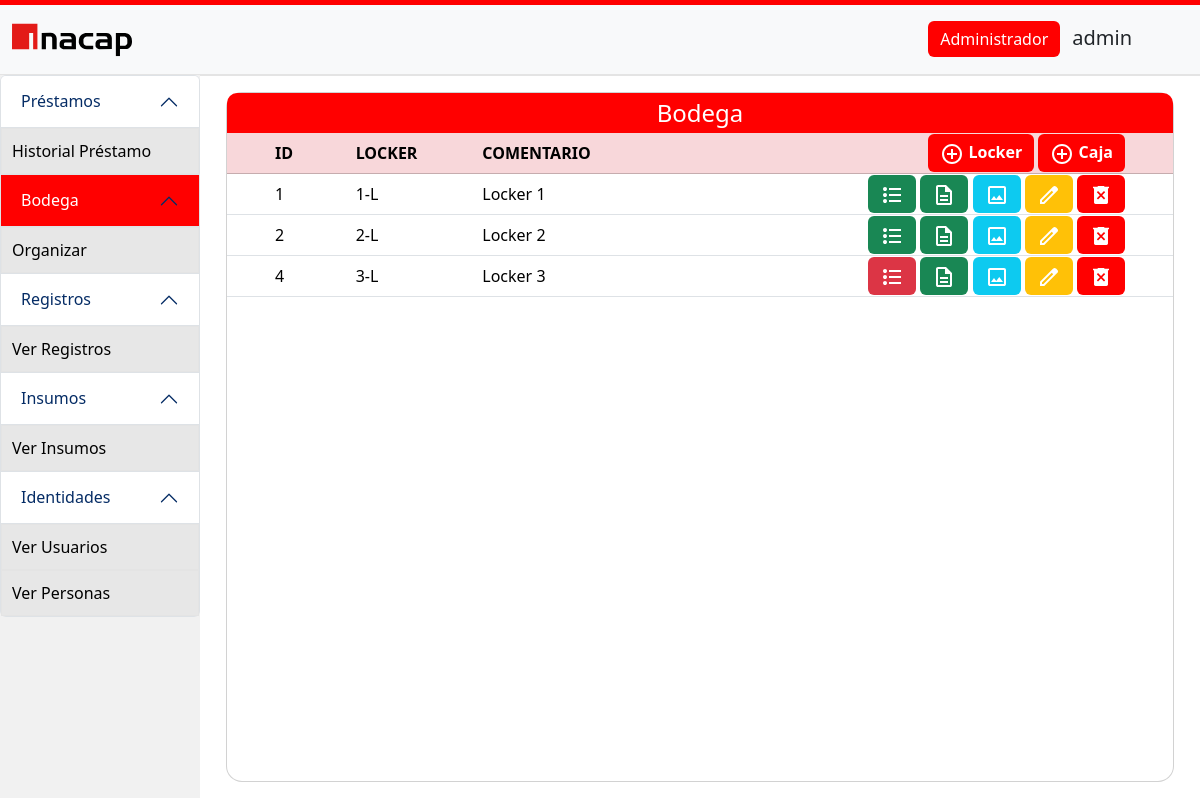
The page / (signed in) on the database its author committed.
### bodegaApp/models/identidades.py (models this page shows, shortened)
class Usuario(AbstractUser):
    first_name = None
    last_name = None
    is_staff = None
    groups = None
    user_permissions = None
    email = models.EmailField(max_length=60, unique=True)
    username = models.CharField(max_length=20, unique=True)
    password = models.CharField(max_length=20)
    persona = models.OneToOneField(Persona, on_delete=models.PROTECT, unique=True)
    foto_perfil = models.ForeignKey(Adjunto, on_delete=models.SET_DEFAULT, default=1)

### bodegaApp/models/inventario.py (models this page shows, shortened)
class Locker(models.Model):
    nameTag             = models.CharField(max_length=6)
    comentario          = models.TextField()
    adjunto          = models.ForeignKey(Adjunto, on_delete=models.PROTECT)
    class Meta:
        verbose_name = "Locker"
        verbose_name_plural = "Lockers"

### bodegaApp/views/bodega.py (the view)
# urls.py: path("", verBodega, name="Home"),
@login_required
def verBodega(request):
    lockers = Locker.objects.all()
    for locker in lockers:
        try:
            locker.habitado = Caja.objects.filter(locker=locker) or Insumo.objects.filter(locker=locker)
        except Caja.DoesNotExist or Insumo.DoesNotExist:
            locker.habitado = None
    context = {
        'lockers': lockers,
    }
    return render(request, base+'bodega.html', { **context, **section })

### bodegaApp/models/archivos.py (called while the page is built)
    def __str__(self):
        return self.adjunto.url

### templates/bodega/bodega.html
{% extends "home.html" %}
{% load static %}
{% block content %}
<div class="card w-100 m-3 rounded-4">
    <div class="card w-100 justify-content-center" id="top">
        <h4 class="m-0 p-0">{{title}}</h4>
    </div>
    <table class="table">
        <thead>
            <tr class="table-danger">
                <th scope="col" class="ps-5">ID</th>
                <th scope="col">LOCKER</th>
                <th scope="col">COMENTARIO</th>
                <th scope="col" class="p-0 align-content-center justify-content-end text-end pe-5">
                    <a class="btn btn-danger h-1 fw-bold" onClick="openModal('{% url "CrearLocker" %}')"><img src="{% static "image/add.svg" %}"> Locker</a>
                    <a class="btn btn-danger h-1 fw-bold" onClick="openModal('{% url "CrearCaja" %}')"><img src="{% static "image/add.svg" %}"> Caja</a>
                </th>
            </tr>
        </thead>
        <tbody>
            {% for locker in lockers %}
                <tr>
                    <td scope="row" class="ps-5">{{ locker.id }}</td>
                    <td>{{ locker.nameTag}}</td>
                    <td>{{ locker.comentario }}</td>
                    <td class="p-0 align-content-center justify-content-end text-end pe-5">
                        {% if locker.habitado %}
                        <a class="btn bg-success fw-bold" onclick="openModal('{% url "BodegaLocker" locker.id %}')"><img src="{% static "image/list.svg" %}"></a>
                        {% else %}
                        <a class="btn bg-danger fw-bold" data-bs-toggle="tooltip" data-bs-placement="top" data-bs-title="Para ver el contenido del locker debe estar poblado primero."><img src="{% static "image/list.svg" %}"></a>
                        {% endif %}
                        <a class="btn bg-success fw-bold" onclick="openModal('{% url "DetallesLocker" locker.id %}')"><img src="{% static "image/details.svg" %}"></a>
                        <a class="btn bg-info fw-bold" data-bs-placement="left" data-bs-toggle="tooltip" data-bs-custom-class="custom-tooltip" data-bs-html="true" data-bs-title="<img src='{{locker.adjunto}}' height='250px' />"><img src="{% static "image/image.svg" %}"></a>
                        <a class="btn bg-warning fw-bold" onclick="openModal('{% url "ActualizarLocker" locker.id %}')"><img src="{% static "image/edit.svg" %}"></a>
                        {% if locker.habitado %}
                        <a class="btn btn-danger fw-bold" data-bs-toggle="tooltip" data-bs-placement="top" data-bs-title="El locker debe estar vacio para poder eliminarlo."><img src="{% static "image/delete.svg" %}"></a>
                        {% else %}
                        <a class="btn btn-danger align-items-center fw-bold" onClick="openModal('{% url "BorrarLocker" locker.id %}')"><img src="{% static "image/delete.svg" %}"></a>
                        {% endif %}
                    </td>
                </tr>
            {% endfor %}
        </tbody>
    </table>
</div>
{% endblock %}

### templates/components/navbar.html
{% load static %}
    {% block content %}
    <nav class="navbar navbar-expand-lg navbar-light bg-light" id="navbar">
        <div class="container-fluid">
            <img src="{% static 'image/logo.svg' %}" alt="logo" id="logo" width="120" height="100" class="d-inline-block align-text-top">
            <div id="info">
                <div class="d-flex pe-5">
                {% if user.is_superuser == True %}
                    <button class="btn btn-danger me-1">Administrador</button>
                {% endif %}
                    <h5 class="ms-2 me-2">{{user.username}}</h5>
                </div>
            </div>
        </div>
    </nav>
    {% endblock %}

### static/css/style.css (style rules this page uses)
#info .d-flex { text-align: center !important; align-items: baseline !important; }
#navbar { border-top: 5px solid red !important; border-bottom: #e4e4e4 solid 1px !important; height: 75px !important; }
#top { width: 100% !important; height: 40px !important; background-color: red !important; text-align: center !important; align-items: center !important; color: white !important; border-radius: 10px 10px 0px 0px !important; border: transparent solid 1px !important; font-weight: bold !important; padding: 0 !important; line-height: 0px !important; }
.btn { background-color: red !important; border: none !important; }

### rows shown on the page
Usuario: username "admin"
Locker: id "1", nameTag "1-L", comentario "Locker 1"
Locker: id "2", nameTag "2-L", comentario "Locker 2"
Locker: id "4", nameTag "3-L", comentario "Locker 3"

### other values the page prints
{{ title }} "Bodega"
